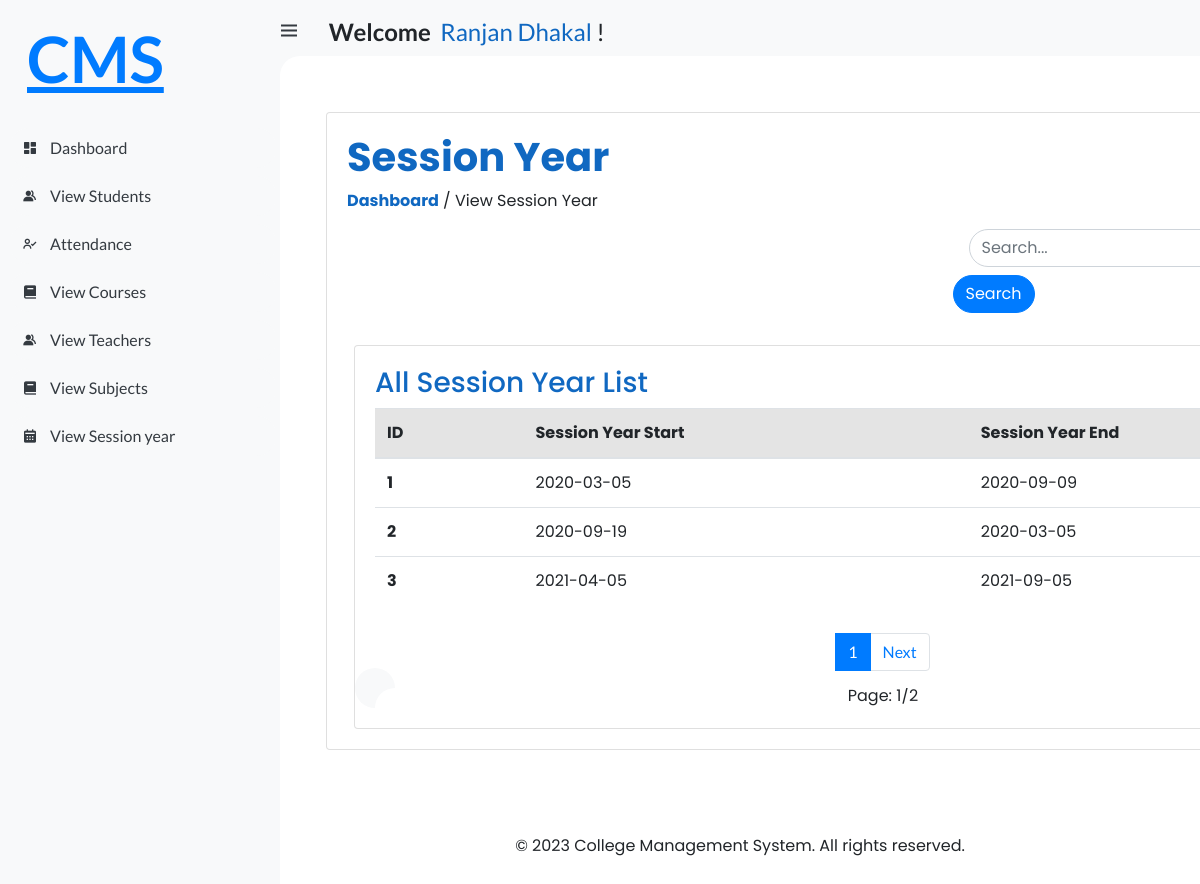
Screenshot of /student/view_sessions (signed in) with the database file from the repository.
### student_management_app/models.py (models this page shows, shortened)
class CustomUser(AbstractUser):
    USER = (
        (1, 'HOD'),
        (2, 'STAFF'),
        (3, 'STUDENT'),
    )
    user_type = models.CharField(choices=USER, max_length=50, default=1)
    profile_pic = models.ImageField(upload_to='media/profile_pic/')

class Session_Year(models.Model):
    session_start = models.CharField(max_length=100)
    session_end = models.CharField(max_length=100)

### student_management_system/Student_views.py (the view)
# urls.py: path('student/view_sessions', Student_views.View_Sessions, name='student_view_sessions'),
@login_required(login_url='/')
def View_Sessions(request):
    session = Session_Year.objects.all()
    if request.method == 'GET':
        ses = request.GET.get('search')  # sess = session
        if ses != None:
            multiple_st = Q(Q(session_start__icontains=ses) | Q(session_end__icontains=ses))
            session = Session_Year.objects.filter(multiple_st)
    page = Paginator(session, 3)
    page_list = request.GET.get('page')
    page = page.get_page(page_list)
    context = {
        'page': page
    }
    return render(request, 'Student/student_view_session.html', context)

### templates/Student/student_view_session.html (shortened to what this page needs)
{% extends 'index.html' %}
{% load static %}
{% block content %}
<link rel="stylesheet" href="{% static 'style/student_styles/view_session.css' %}">
<div class="container">
  <div class="card" >
    <div class="card-body">
        <h1>
            <b style="color: #1068c1;">Session Year</b>
        </h1>
        <p>
            <b style="color: #1068c1;">Dashboard</b>&nbsp;/&nbsp;View Session Year
        </p>
        <div class="container mt-3">
            <div class="row">
              <div class="col-md-6">
              </div>
              <div class="col-md-6">
                <form class="form-inline" style="margin-left: 54px;">
                  <div class="form-group mx-sm-3 mb-2">
                    <input type="search" class="form-control" placeholder="Search..." name="search" id="search" style="border-top-left-radius: 20px;border-bottom-left-radius: 20px;}">
                  </div>
                  <button type="submit" class="btn btn-primary mb-2" style="border-top-right-radius: 20px;border-bottom-right-radius: 20px;}">Search</button>
                </form>
              </div>
            </div>
        </div>
        <br>
        <div class="card" style="margin-top: 0px;width: 1058px;">
            <div class="card-body">
                <h3>All Session Year List</h3>
                <div class="table-container">
                    <table class="table">
                      <thead style="background:#80808036;">
                        <tr>
                          <th scope="col">ID</th>
                          <th scope="col">Session Year Start</th>
                          <th scope="col">Session Year End</th>
                        </tr>
                      </thead>
                      <tbody>
                        {% for i in page.object_list %}
                          <tr>
                            <th scope="row">{{i.id}}</th>
                            <td>{{i.session_start}}</td>
                            <td>{{i.session_end}}</td>
                          </tr>
                        {% empty %}
                            <td colspan="10" style="text-align:center">
                                <span class="text-danger">
                                    <b>No data found</b>
                                </span>
                            </td>
                        {% endfor %}
                      </tbody>
                    </table>
                </div>
                <nav aria-label="..." style="justify-content: center;margin-top: 11px;background: white;">
                  <ul class="pagination">
                    {% for num_page in page.paginator.page_range %}
                      {% if page.number == num_page %}
                        <li class="page-item active">
                          <a class="page-link" href="#" style="color:white;">{{ num_page }}</a>
                        </li>
                      {% endif %}
                    {% endfor %}
                    {% if page.has_next%}
                        <li class="page-item">
                          <a class="page-link" href="{% url 'student_view_sessions'%}?page={{page.next_page_number}}" style="color:#007bff;">Next</a>
                        </li>
                    {% endif%}
                  </ul>
                </nav>
                <p style="text-align:center;margin-bottom:0px;margin-top:-4px;">Page: {{page.number}}/{{page.paginator.num_pages}}</p>
            </div>
        </div>
    </div>
  </div>
</div>
{% endblock %}

### templates/index.html (shortened to what this page needs)
<!DOCTYPE html>
<html lang="en">
{% load static %}
{% load active_link_tags %}
<head>
	<link href='https://unpkg.com/boxicons@2.0.9/css/boxicons.min.css' rel='stylesheet'>
	<link rel="stylesheet" href="https://cdn.jsdelivr.net/npm/bootstrap@4.0.0/dist/css/bootstrap.min.css">
	<link rel="stylesheet" href="/static/css/base.css">
	<link rel="stylesheet" href="{% static 'style/index.css' %}">
	<link rel="stylesheet" href="https://cdn.jsdelivr.net/npm/bootstrap@4.0.0/dist/css/bootstrap.min.css">
</head>
<body>
	<section id="sidebar">
		<a href="{% url 'hod_home' %}" class="brand">
			<p style="margin-left: 27px;margin-top: 77px;font-size:4rem;">
				CMS
			</p>
		</a>
		{% if user.user_type == '1'%}
		<ul class="side-menu top">
			<li class="{% active_link 'hod_home' 'active' %}">
				<a href="{% url 'hod_home' %}">
					<i class='bx bxs-dashboard' ></i>
					<span class="text">Dashboard</span>
				</a>
			</li>
			<li class="{% active_link 'view_attendances' 'active' %}">
				<a href="{% url 'view_attendances' %}">
					<i class='bx bx-user-check' ></i>
					<span class="text">Attendance</span>
				</a>
			</li>
			<li class="{% active_link 'view_staffs' 'active' %}">
				<a href="{% url 'view_staffs' %}">
					<i class='bx bxs-group' ></i>
					<span class="text">Teachers</span>
				</a>
			</li>
			<li class="{% active_link 'view_students' 'active' %}">
				<a href="{% url 'view_students' %}">
					<i class='bx bxs-group' ></i>
					<span class="text">Students</span>
				</a>
			</li>
			<li class="{% active_link 'view_courses' 'active' %}">
				<a href="{% url 'view_courses' %}">
					<i class='bx bxs-book' ></i>
					<span class="text">Courses</span>
				</a>
			</li>
			<li class="{% active_link 'view_subjects' 'active' %}">
				<a href="{% url 'view_subjects' %}">
					<i class='bx bxs-book' ></i>
					<span class="text">Subjects</span>
				</a>
			</li>
			<li class="{% active_link 'view_sessions' 'active' %}">
				<a href="{% url 'view_sessions' %}">
					<i class='bx bxs-calendar' ></i>
					<span class="text">Session Year</span>
				</a>
			</li>
			<li class="{% active_link 'view_contacts' 'active' %}">
				<a href="{% url 'view_contacts' %}">
					<i class='bx bxs-contact' ></i>
					<span class="text">Contacts</span>
				</a>
			</li>
		</ul>
		{% elif user.user_type == '2'%}
		<ul class="side-menu top">
			<li class="{% active_link 'staff_home' 'active' %}">
				<a href="{% url 'staff_home' %}">
					<i class='bx bxs-dashboard' ></i>
					<span class="text">Dashboard</span>
				</a>
			</li>
			<li class="{% active_link 'feature_view_students' 'active' %}">
				<a href="{% url 'feature_view_students' %}">
					<i class='bx bxs-group' ></i>
					<span class="text">View Students</span>
				</a>
			</li>
			<li class="{% active_link 'view_staff_attendances' 'active' %}">
				<a href="{% url 'view_staff_attendances' %}">
					<i class='bx bx-user-check'></i>
					<span class="text">Attendance</span>
				</a>
			</li>
			<li class="{% active_link 'feature_view_courses' 'active' %}">
				<a href="{% url 'feature_view_courses' %}">
					<i class='bx bxs-book' ></i>
					<span class="text">View Courses</span>
				</a>
			</li>
			<li class="{% active_link 'feature_view_staffs' 'active' %}">
				<a href="{% url 'feature_view_staffs' %}">
					<i class='bx bxs-group' ></i>
					<span class="text">View Teachers</span>
				</a>
			</li>
			<li class="{% active_link 'feature_view_subjects' 'active' %}">
				<a href="{% url 'feature_view_subjects' %}">
					<i class='bx bxs-book' ></i>
					<span class="text">View Subjects</span>
				</a>
			</li>
			<li class="{% active_link 'feature_view_sessions' 'active' %}">
				<a href="{% url 'feature_view_sessions' %}">
					<i class='bx bxs-calendar' ></i>
					<span class="text">View Session year</span>
				</a>
			</li>
		</ul>
		{% endif%}
	</section>
	<section id="content">
		<nav>
			<div class="container mt-5" style="margin-top: 1rem!important;">
				<div class="row">
					<div class="col-md-6">
						<div class="top-nav-search">
							<h4 style="margin-left: -42px;">
							<i class='bx bx-menu' ></i>
								<strong>Welcome</strong>&nbsp;
								<span style="color: #1068c1;">{{user.first_name}} {{user.last_name}}</span>&nbsp;!
							</h4>
						</div>
					</div>
					<div class="col-md-6">
					</div>
				</div>
			</div>
		</nav>
		<main>
			{% block content %}
			{% endblock %}
			<br><br><br><br>
			<footer>
				<div class="container">
					<div class="row">
						<div class="col-md-12 text-center">
							<p style="margin-bottom: -7px;">&copy; 2023 College Management System. All rights reserved.</p>
						</div>
					</div>
				</div>
			</footer>
		</main>
	</section>
</body>
</html>

### static/css/base.css (style rules this page uses)
* { margin: 0; padding: 0; box-sizing: border-box; }
a { text-decoration: none; }
li { list-style: none; }
:root { --poppins: 'Poppins', sans-serif; --lato: 'Lato', sans-serif; --light: #F9F9F9; --blue: #3C91E6; --light-blue: #CFE8FF; --grey: #eee; --dark-grey: #AAAAAA; --dark: #342E37; --red: #DB504A; --yellow: #FFCE26; --light-yellow: #FFF2C6; --orange: #FD7238; --light-orange: #FFE0D3; }
html { overflow-x: hidden; }
body { background: var(--grey); overflow-x: hidden; }

### static/style/index.css (style rules this page uses)
* { margin: 0; padding: 0; box-sizing: border-box; }
a { text-decoration: none; }
li { list-style: none; }
:root { --poppins: 'Poppins', sans-serif; --lato: 'Lato', sans-serif; --light: #F9F9F9; --blue: #3C91E6; --light-blue: #CFE8FF; --grey: #eee; --dark-grey: #AAAAAA; --dark: #342E37; --red: #DB504A; --yellow: #FFCE26; --light-yellow: #FFF2C6; --orange: #FD7238; --light-orange: #FFE0D3; }
html { overflow-x: hidden; }
body { background: var(--grey); overflow-x: hidden; }
#sidebar { position: fixed; top: 0; left: 0; width: 280px; height: 100%; background: var(--light); z-index: 2000; font-family: var(--lato); transition: .3s ease; overflow-x: hidden; scrollbar-width: none; }
#sidebar .brand { font-size: 24px; font-weight: 700; height: 56px; display: flex; align-items: center; color: var(--blue); position: sticky; top: 0; left: 0; background: var(--light); z-index: 500; padding-bottom: 20px; box-sizing: content-box; }
#sidebar .side-menu { width: 100%; margin-top: 48px; }
#sidebar .side-menu li { height: 48px; background: transparent; margin-left: 6px; border-radius: 48px 0 0 48px; padding: 4px; }
#sidebar .side-menu li a { width: 100%; height: 100%; background: var(--light); display: flex; align-items: center; border-radius: 48px; font-size: 16px; color: var(--dark); white-space: nowrap; overflow-x: hidden; }
#sidebar .side-menu li a .bx { min-width: calc(60px - ((4px + 6px) * 2)); display: flex; justify-content: center; }
#content { position: relative; width: calc(100% - 280px); left: 280px; transition: .3s ease; }
#content nav { height: 56px; background: var(--light); padding: 0 24px; display: flex; align-items: center; grid-gap: 24px; font-family: var(--lato); position: sticky; top: 0; left: 0; z-index: 1000; }
#content nav::before { content: ''; position: absolute; width: 40px; height: 40px; bottom: -40px; left: 0; border-radius: 50%; box-shadow: -20px -20px 0 var(--light); }
#content nav a { color: var(--dark); }
#content nav .bx.bx-menu { cursor: pointer; color: var(--dark); }
#content main { width: 100%; padding: 36px 24px; font-family: var(--poppins); max-height: calc(100vh - 56px); overflow-y: auto; }
.container { margin-top: -12px; }

### static/style/student_styles/view_session.css (style rules this page uses)
.card { width: 1115px; margin-left: 7px; margin-top: 2rem; }
.table-container { overflow: auto; max-height: 300px; }
.table { font-size:16px; }
.table th { padding-right: 38px; }
.table td { padding-right: 6px; padding-button: 45px; }
.btn { border-radius: 20px; }
h2, h3, h5 { color: #1068c1; }

### rows the page displays
CustomUser: first_name "Ranjan", last_name "Dhakal"
Session_Year: id "1", session_start "2020-03-05", session_end "2020-09-09"
Session_Year: id "2", session_start "2020-09-19", session_end "2020-03-05"
Session_Year: id "3", session_start "2021-04-05", session_end "2021-09-05"

### other values shown
{{ num_page }} "1"
{{ page.number }} "1"
{{ page.paginator.num_pages }} "2"
